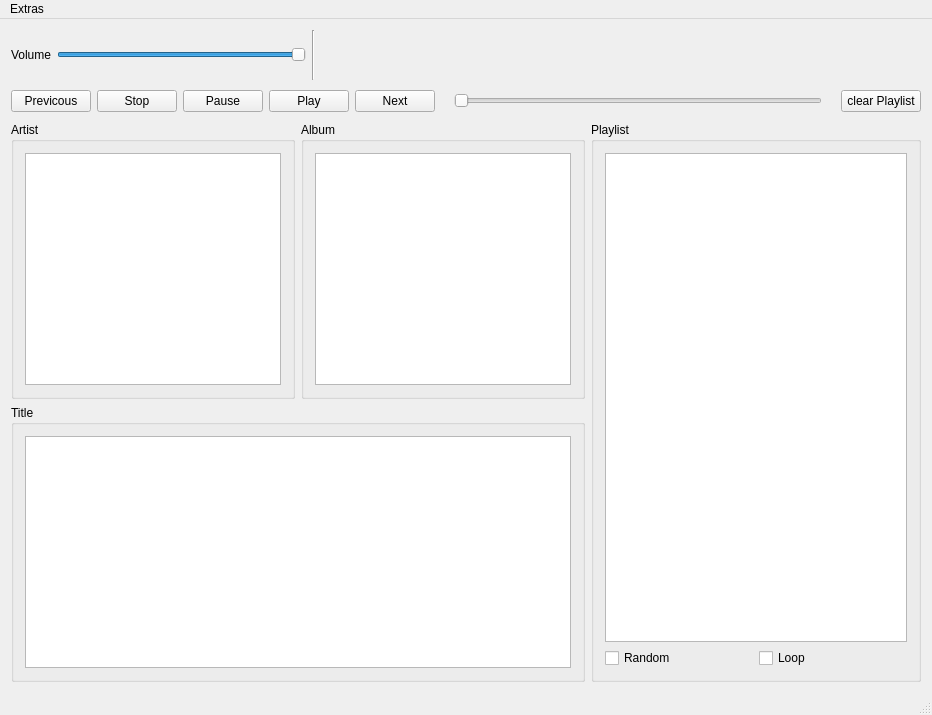
<?xml version="1.0" encoding="UTF-8"?>
<ui version="4.0">
 <class>MainWindow</class>
 <widget class="QMainWindow" name="MainWindow">
  <property name="geometry">
   <rect>
    <x>0</x>
    <y>0</y>
    <width>932</width>
    <height>715</height>
   </rect>
  </property>
  <property name="windowTitle">
   <string>MainWindow</string>
  </property>
  <widget class="QWidget" name="centralWidget">
   <layout class="QGridLayout" name="gridLayout_2">
    <item row="0" column="0">
     <layout class="QVBoxLayout" name="verticalLayout">
      <item>
       <layout class="QHBoxLayout" name="horizontalLayout_6">
        <item>
         <widget class="QLabel" name="label_volume">
          <property name="text">
           <string>Volume</string>
          </property>
         </widget>
        </item>
        <item>
         <widget class="QSlider" name="horizontalSlider_volume">
          <property name="value">
           <number>99</number>
          </property>
          <property name="orientation">
           <enum>Qt::Horizontal</enum>
          </property>
         </widget>
        </item>
        <item>
         <widget class="Line" name="line">
          <property name="orientation">
           <enum>Qt::Vertical</enum>
          </property>
         </widget>
        </item>
        <item>
         <widget class="QLabel" name="label_currently_playing">
          <property name="minimumSize">
           <size>
            <width>600</width>
            <height>50</height>
           </size>
          </property>
          <property name="text">
           <string/>
          </property>
         </widget>
        </item>
       </layout>
      </item>
      <item>
       <layout class="QHBoxLayout" name="horizontalLayout">
        <item>
         <widget class="QPushButton" name="pushButton_previous">
          <property name="text">
           <string>Previcous</string>
          </property>
         </widget>
        </item>
        <item>
         <widget class="QPushButton" name="pushButton_stop">
          <property name="text">
           <string>Stop</string>
          </property>
         </widget>
        </item>
        <item>
         <widget class="QPushButton" name="pushButton_pause">
          <property name="enabled">
           <bool>true</bool>
          </property>
          <property name="text">
           <string>Pause</string>
          </property>
          <property name="flat">
           <bool>false</bool>
          </property>
         </widget>
        </item>
        <item>
         <widget class="QPushButton" name="pushButton_play">
          <property name="text">
           <string>Play</string>
          </property>
         </widget>
        </item>
        <item>
         <widget class="QPushButton" name="pushButton_next">
          <property name="text">
           <string>Next</string>
          </property>
         </widget>
        </item>
        <item>
         <widget class="QLabel" name="label_time_past">
          <property name="text">
           <string/>
          </property>
         </widget>
        </item>
        <item>
         <widget class="QSlider" name="horizontalSlider_progress">
          <property name="minimumSize">
           <size>
            <width>0</width>
            <height>30</height>
           </size>
          </property>
          <property name="orientation">
           <enum>Qt::Horizontal</enum>
          </property>
         </widget>
        </item>
        <item>
         <widget class="QLabel" name="label_time_max">
          <property name="text">
           <string/>
          </property>
         </widget>
        </item>
        <item>
         <widget class="QPushButton" name="pushButton_clearplaylist">
          <property name="text">
           <string>clear Playlist</string>
          </property>
         </widget>
        </item>
       </layout>
      </item>
      <item>
       <layout class="QGridLayout" name="gridLayout_3">
        <item row="0" column="0">
         <layout class="QGridLayout" name="gridLayout">
          <item row="0" column="0">
           <widget class="QGroupBox" name="groupBox_artist">
            <property name="title">
             <string>Artist</string>
            </property>
            <layout class="QHBoxLayout" name="horizontalLayout_3">
             <item>
              <widget class="QListWidget" name="listWidget_artist"/>
             </item>
            </layout>
           </widget>
          </item>
          <item row="0" column="1">
           <widget class="QGroupBox" name="groupBox_Album">
            <property name="title">
             <string>Album</string>
            </property>
            <layout class="QHBoxLayout" name="horizontalLayout_4">
             <item>
              <widget class="QListWidget" name="listWidget_Album"/>
             </item>
            </layout>
           </widget>
          </item>
          <item row="1" column="0" colspan="2">
           <widget class="QGroupBox" name="groupBox_title">
            <property name="title">
             <string>Title</string>
            </property>
            <layout class="QHBoxLayout" name="horizontalLayout_5">
             <item>
              <widget class="QListWidget" name="listWidget_title"/>
             </item>
            </layout>
           </widget>
          </item>
         </layout>
        </item>
        <item row="0" column="1">
         <widget class="QGroupBox" name="playlist">
          <property name="title">
           <string>Playlist</string>
          </property>
          <layout class="QVBoxLayout" name="verticalLayout_2">
           <item>
            <widget class="QListWidget" name="listWidget_playlist"/>
           </item>
           <item>
            <layout class="QHBoxLayout" name="horizontalLayout_2">
             <item>
              <widget class="QCheckBox" name="checkBox_random">
               <property name="text">
                <string>Random</string>
               </property>
              </widget>
             </item>
             <item>
              <widget class="QCheckBox" name="checkBox_loop">
               <property name="text">
                <string>Loop</string>
               </property>
               <property name="tristate">
                <bool>true</bool>
               </property>
              </widget>
             </item>
            </layout>
           </item>
          </layout>
         </widget>
        </item>
       </layout>
      </item>
     </layout>
    </item>
   </layout>
  </widget>
  <widget class="QStatusBar" name="statusBar"/>
  <widget class="QMenuBar" name="menuBar">
   <property name="geometry">
    <rect>
     <x>0</x>
     <y>0</y>
     <width>932</width>
     <height>20</height>
    </rect>
   </property>
   <widget class="QMenu" name="menuExtras">
    <property name="title">
     <string>Extras</string>
    </property>
    <addaction name="actionOptionen"/>
    <addaction name="separator"/>
   </widget>
   <addaction name="menuExtras"/>
  </widget>
  <action name="actionOptionen">
   <property name="text">
    <string>Optionen</string>
   </property>
  </action>
 </widget>
 <layoutdefault spacing="6" margin="11"/>
 <resources/>
 <connections/>
</ui>
